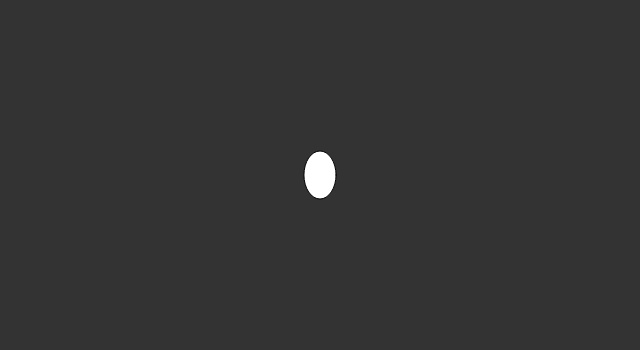
Frame 1 (no input)
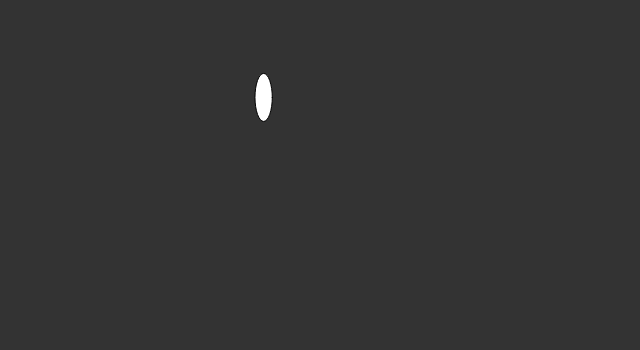
Frame 60 (no input)
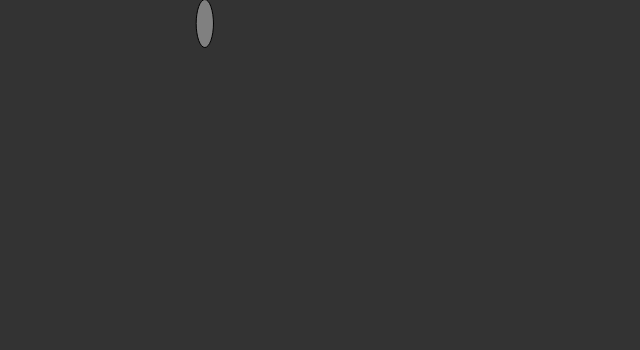
Frame 120 (the mouse pressed at the canvas centre since frame 60)

The p5.js sketch that drew these frames (run headless with seeded random() and noise() and a simulated clock; from frame 60 on, the mouse is pressed at the canvas centre):

// p5.js sketch
// ── sketch.js
//Initialize variables
//Walker default size
var x_size = 48;
var y_size=48;

//The walker breathe frequency
var breathe_frec = 0.01
var xoff = 0;

//Arrays with the move possibilities
var vertical_wall_angles = []
var horizontal_wall_angles = []

//Angle and magnitude variables
var h = 3/4;
var speed = 0.5;
var oscillation = 0.1


//Setup function. Executed only once.
function setup() {
  //Create the canvas
  createCanvas(640,350);
  //Create the walker object (it behaves like a butterfly)
  w = new Walker();
  
  //Fill the radians (PI not included here because h will help me to provide rotation to the object)
  //Go right
  vertical_wall_angles.push(5/3);
  vertical_wall_angles.push(7/4);
  vertical_wall_angles.push(11/6);
  vertical_wall_angles.push(1/6);
  vertical_wall_angles.push(1/4);
  vertical_wall_angles.push(1/3);
  //Go left
  vertical_wall_angles.push(2/3);
  vertical_wall_angles.push(3/4);
  vertical_wall_angles.push(5/6);
  vertical_wall_angles.push(7/6);
  vertical_wall_angles.push(5/4);
  vertical_wall_angles.push(4/3);
  
  
  //Go up
  horizontal_wall_angles.push(1/6);
  horizontal_wall_angles.push(1/4);
  horizontal_wall_angles.push(1/3);
  horizontal_wall_angles.push(2/3);
  horizontal_wall_angles.push(3/4);
  horizontal_wall_angles.push(5/6);
  //Go down
  horizontal_wall_angles.push(7/6);
  horizontal_wall_angles.push(5/4);
  horizontal_wall_angles.push(4/3);
  horizontal_wall_angles.push(5/3);
  horizontal_wall_angles.push(7/4);
  horizontal_wall_angles.push(11/6);
  
}


//Draw function. Repeteadly executed.
function draw() {
  background(51);
  
  //Update breathe frequency
  var breathe_status = w.breathe();
  xoff= xoff+breathe_frec;
  
  //Compute movement and move
  w.computeMov()
  w.display(breathe_status);
  w.update();
}


//Walker object implementation
function Walker() {
  //Initial values for pos, vel and acc.
  this.pos = createVector(width/2, height/2);
  this.vel = createVector(0,0);
  this.acc = createVector(0,0.01);
  this.acc = p5.Vector.fromAngle(h * PI)
  this.acc.setMag(speed)
  
  
  //Computes acc vector and reset vel vector if necessary.
  this.computeMov = function(){
   
    //If we reach the top of the screen...we must change direction.
    if(this.pos.y+(y_size/2) > height){
      fill(128);
      //Pick a random direction (new angle) between those directions that are logical.
      h = horizontal_wall_angles[int(random(6,11))];
      this.acc = p5.Vector.fromAngle(h * PI)
      //The input parameter in this magnitude is 0.01 so the butterfly can rest.
      this.acc.setMag(0.01)
      this.vel.x = 0;
      this.vel.y = 0;
      //breathes faster...it is enjoying the border!
      breathe_frec = 0.04
      //Butterfly oscillation (left or right)
      if (random(0,1)>0.5){
        oscillation = -0.1; //left
      }else{
        oscillation = 0.1; //right
      }
      
    }else{
      //If we reach the down of the screen...we must change direction.
      if(this.pos.y-(y_size/2) < 0){
        fill(128);
        //Pick a random direction (new angle) between those directions that are logical.
        h = horizontal_wall_angles[int(random(0,5))];
        this.acc = p5.Vector.fromAngle(h * PI)
        this.acc.setMag(speed)
        this.vel.x = 0;
        this.vel.y = 0;
        
        if (random(0,1)>0.5){
          oscillation = -0.1; //left
        }else{
          oscillation = 0.1; //right
        }
        
        
        breathe_frec = 0.04
      }else{
        //If we reach the width of the screen...we must change direction.
        if(this.pos.x+(x_size/2) > width){
          fill(128);
          //Pick a random direction (new angle) between those directions that are logical.
          h = vertical_wall_angles[int(random(6,11))];
          this.acc = p5.Vector.fromAngle(h * PI)
          this.acc.setMag(speed)
          this.vel.x = 0;
          this.vel.y = 0;
          breathe_frec = 0.04
          
          if (random(0,1)>0.5){
            oscillation = -0.1; //left
          }else{
            oscillation = 0.1; //right
          }
      
          }else{
            //If we reach the left border of the screen...we must change direction.
            if(this.pos.x-(x_size/2) < 0){
              fill(128);
              //Pick a random direction (new angle) between those directions that are logical.
              h = vertical_wall_angles[int(random(0,5))];
              this.acc = p5.Vector.fromAngle(h * PI)
              this.acc.setMag(speed)
              this.vel.x = 0;
              this.vel.y = 0;
              breathe_frec = 0.04;
              
              if (random(0,1)>0.5){
                oscillation = -0.1; //left
              }else{
                  oscillation = 0.1; //right
              }
              
            }else{
              breathe_frec = 0.01
              //This makes possible the oscillation of the object..it is a butterfly!
              h = h + oscillation;
              this.acc = p5.Vector.fromAngle(h * PI);
              this.acc.setMag(speed);
              fill(255);
            }
          }
      }
    }
  }
  
  //Display the walker
  this.display = function(breathe_status){
    ellipse(this.pos.x, this.pos.y, breathe_status, y_size);
    
  }
  
  //Updates the velocity and the position vectors
  this.update = function(){
    this.vel.add(this.acc);
    this.pos.add(this.vel);
  }
  
  //Computes the breathing of the object (it is a perturbance in the objects width)
  this.breathe = function(){
    var b = noise(xoff) * x_size;
    return b;
  }
  
  
}
